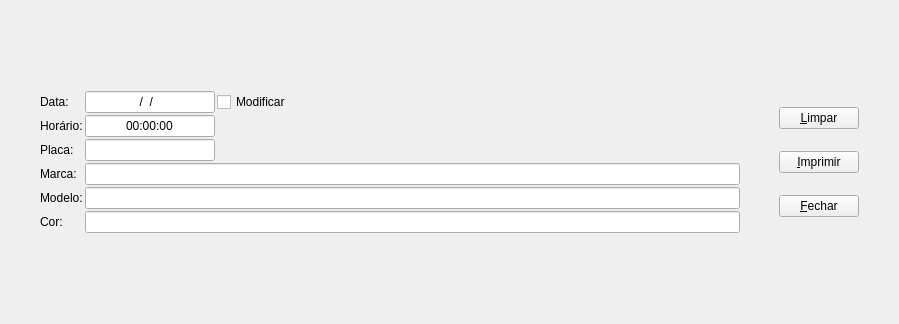
<?xml version="1.0" encoding="UTF-8"?>
<ui version="4.0">
 <class>Entrada</class>
 <widget class="QWidget" name="Entrada">
  <property name="geometry">
   <rect>
    <x>0</x>
    <y>0</y>
    <width>899</width>
    <height>324</height>
   </rect>
  </property>
  <property name="sizePolicy">
   <sizepolicy hsizetype="Minimum" vsizetype="Minimum">
    <horstretch>0</horstretch>
    <verstretch>0</verstretch>
   </sizepolicy>
  </property>
  <property name="minimumSize">
   <size>
    <width>0</width>
    <height>0</height>
   </size>
  </property>
  <property name="maximumSize">
   <size>
    <width>899</width>
    <height>324</height>
   </size>
  </property>
  <property name="windowTitle">
   <string>Entrada</string>
  </property>
  <property name="windowIcon">
   <iconset resource="../parkmanager.qrc">
    <normaloff>:/icons/parking.png</normaloff>:/icons/parking.png</iconset>
  </property>
  <layout class="QGridLayout" name="gridLayout_2">
   <property name="margin">
    <number>40</number>
   </property>
   <item row="0" column="0">
    <layout class="QGridLayout" name="gridLayout">
     <property name="spacing">
      <number>2</number>
     </property>
     <item row="0" column="3">
      <spacer name="horizontalSpacer">
       <property name="orientation">
        <enum>Qt::Horizontal</enum>
       </property>
       <property name="sizeType">
        <enum>QSizePolicy::MinimumExpanding</enum>
       </property>
       <property name="sizeHint" stdset="0">
        <size>
         <width>40</width>
         <height>20</height>
        </size>
       </property>
      </spacer>
     </item>
     <item row="5" column="1" colspan="3">
      <widget class="QLineEdit" name="corLE">
       <property name="sizePolicy">
        <sizepolicy hsizetype="Minimum" vsizetype="Fixed">
         <horstretch>0</horstretch>
         <verstretch>0</verstretch>
        </sizepolicy>
       </property>
       <property name="minimumSize">
        <size>
         <width>655</width>
         <height>0</height>
        </size>
       </property>
       <property name="maximumSize">
        <size>
         <width>655</width>
         <height>16777215</height>
        </size>
       </property>
       <property name="maxLength">
        <number>10</number>
       </property>
      </widget>
     </item>
     <item row="1" column="0">
      <widget class="QLabel" name="horasLabel">
       <property name="text">
        <string>Horário:</string>
       </property>
      </widget>
     </item>
     <item row="4" column="0">
      <widget class="QLabel" name="modeloLabel">
       <property name="text">
        <string>Modelo:</string>
       </property>
      </widget>
     </item>
     <item row="5" column="0">
      <widget class="QLabel" name="corLabel">
       <property name="text">
        <string>Cor:</string>
       </property>
      </widget>
     </item>
     <item row="0" column="2">
      <widget class="QCheckBox" name="modificarCkB">
       <property name="text">
        <string>Modificar</string>
       </property>
      </widget>
     </item>
     <item row="4" column="1" colspan="3">
      <widget class="QLineEdit" name="modeloLE">
       <property name="sizePolicy">
        <sizepolicy hsizetype="Expanding" vsizetype="Fixed">
         <horstretch>0</horstretch>
         <verstretch>0</verstretch>
        </sizepolicy>
       </property>
       <property name="minimumSize">
        <size>
         <width>655</width>
         <height>0</height>
        </size>
       </property>
       <property name="maximumSize">
        <size>
         <width>655</width>
         <height>16777215</height>
        </size>
       </property>
       <property name="maxLength">
        <number>20</number>
       </property>
      </widget>
     </item>
     <item row="0" column="0">
      <widget class="QLabel" name="diaLabel">
       <property name="text">
        <string>Data:</string>
       </property>
      </widget>
     </item>
     <item row="1" column="1">
      <widget class="QLineEdit" name="horasLE">
       <property name="sizePolicy">
        <sizepolicy hsizetype="Fixed" vsizetype="Fixed">
         <horstretch>0</horstretch>
         <verstretch>0</verstretch>
        </sizepolicy>
       </property>
       <property name="minimumSize">
        <size>
         <width>130</width>
         <height>0</height>
        </size>
       </property>
       <property name="focusPolicy">
        <enum>Qt::NoFocus</enum>
       </property>
       <property name="inputMask">
        <string>00:00:00; </string>
       </property>
       <property name="text">
        <string>00:00:00</string>
       </property>
       <property name="maxLength">
        <number>8</number>
       </property>
       <property name="cursorPosition">
        <number>8</number>
       </property>
       <property name="alignment">
        <set>Qt::AlignCenter</set>
       </property>
       <property name="readOnly">
        <bool>true</bool>
       </property>
      </widget>
     </item>
     <item row="3" column="1" colspan="3">
      <widget class="QLineEdit" name="marcaLE">
       <property name="sizePolicy">
        <sizepolicy hsizetype="Expanding" vsizetype="Fixed">
         <horstretch>0</horstretch>
         <verstretch>0</verstretch>
        </sizepolicy>
       </property>
       <property name="minimumSize">
        <size>
         <width>655</width>
         <height>0</height>
        </size>
       </property>
       <property name="maximumSize">
        <size>
         <width>655</width>
         <height>16777215</height>
        </size>
       </property>
       <property name="maxLength">
        <number>20</number>
       </property>
      </widget>
     </item>
     <item row="2" column="1">
      <widget class="QLineEdit" name="placaLE">
       <property name="sizePolicy">
        <sizepolicy hsizetype="Fixed" vsizetype="Fixed">
         <horstretch>0</horstretch>
         <verstretch>0</verstretch>
        </sizepolicy>
       </property>
       <property name="minimumSize">
        <size>
         <width>130</width>
         <height>0</height>
        </size>
       </property>
       <property name="maxLength">
        <number>7</number>
       </property>
       <property name="alignment">
        <set>Qt::AlignCenter</set>
       </property>
      </widget>
     </item>
     <item row="0" column="1">
      <widget class="QLineEdit" name="diaLE">
       <property name="sizePolicy">
        <sizepolicy hsizetype="Fixed" vsizetype="Fixed">
         <horstretch>0</horstretch>
         <verstretch>0</verstretch>
        </sizepolicy>
       </property>
       <property name="minimumSize">
        <size>
         <width>130</width>
         <height>0</height>
        </size>
       </property>
       <property name="focusPolicy">
        <enum>Qt::NoFocus</enum>
       </property>
       <property name="inputMask">
        <string>00/00/0000; </string>
       </property>
       <property name="maxLength">
        <number>10</number>
       </property>
       <property name="alignment">
        <set>Qt::AlignCenter</set>
       </property>
      </widget>
     </item>
     <item row="3" column="0">
      <widget class="QLabel" name="marcaLabel">
       <property name="text">
        <string>Marca:</string>
       </property>
      </widget>
     </item>
     <item row="2" column="0">
      <widget class="QLabel" name="placaLabel">
       <property name="text">
        <string>Placa:</string>
       </property>
      </widget>
     </item>
    </layout>
   </item>
   <item row="0" column="1">
    <layout class="QVBoxLayout" name="verticalLayout">
     <item>
      <widget class="QPushButton" name="novoButton">
       <property name="text">
        <string>&amp;Limpar</string>
       </property>
       <property name="icon">
        <iconset resource="../parkmanager.qrc">
         <normaloff>:/icons/document-new.png</normaloff>:/icons/document-new.png</iconset>
       </property>
       <property name="shortcut">
        <string>F6</string>
       </property>
      </widget>
     </item>
     <item>
      <widget class="QPushButton" name="imprimirButton">
       <property name="text">
        <string>&amp;Imprimir</string>
       </property>
       <property name="icon">
        <iconset resource="../parkmanager.qrc">
         <normaloff>:/icons/document-print.png</normaloff>:/icons/document-print.png</iconset>
       </property>
       <property name="shortcut">
        <string>Ctrl+P, F7</string>
       </property>
      </widget>
     </item>
     <item>
      <widget class="QPushButton" name="fecharButton">
       <property name="text">
        <string>&amp;Fechar</string>
       </property>
       <property name="icon">
        <iconset resource="../parkmanager.qrc">
         <normaloff>:/icons/application-exit.png</normaloff>:/icons/application-exit.png</iconset>
       </property>
       <property name="shortcut">
        <string>F8</string>
       </property>
      </widget>
     </item>
    </layout>
   </item>
  </layout>
 </widget>
 <tabstops>
  <tabstop>placaLE</tabstop>
  <tabstop>marcaLE</tabstop>
  <tabstop>modeloLE</tabstop>
  <tabstop>corLE</tabstop>
  <tabstop>novoButton</tabstop>
  <tabstop>imprimirButton</tabstop>
  <tabstop>fecharButton</tabstop>
 </tabstops>
 <resources>
  <include location="../parkmanager.qrc"/>
 </resources>
 <connections/>
</ui>
